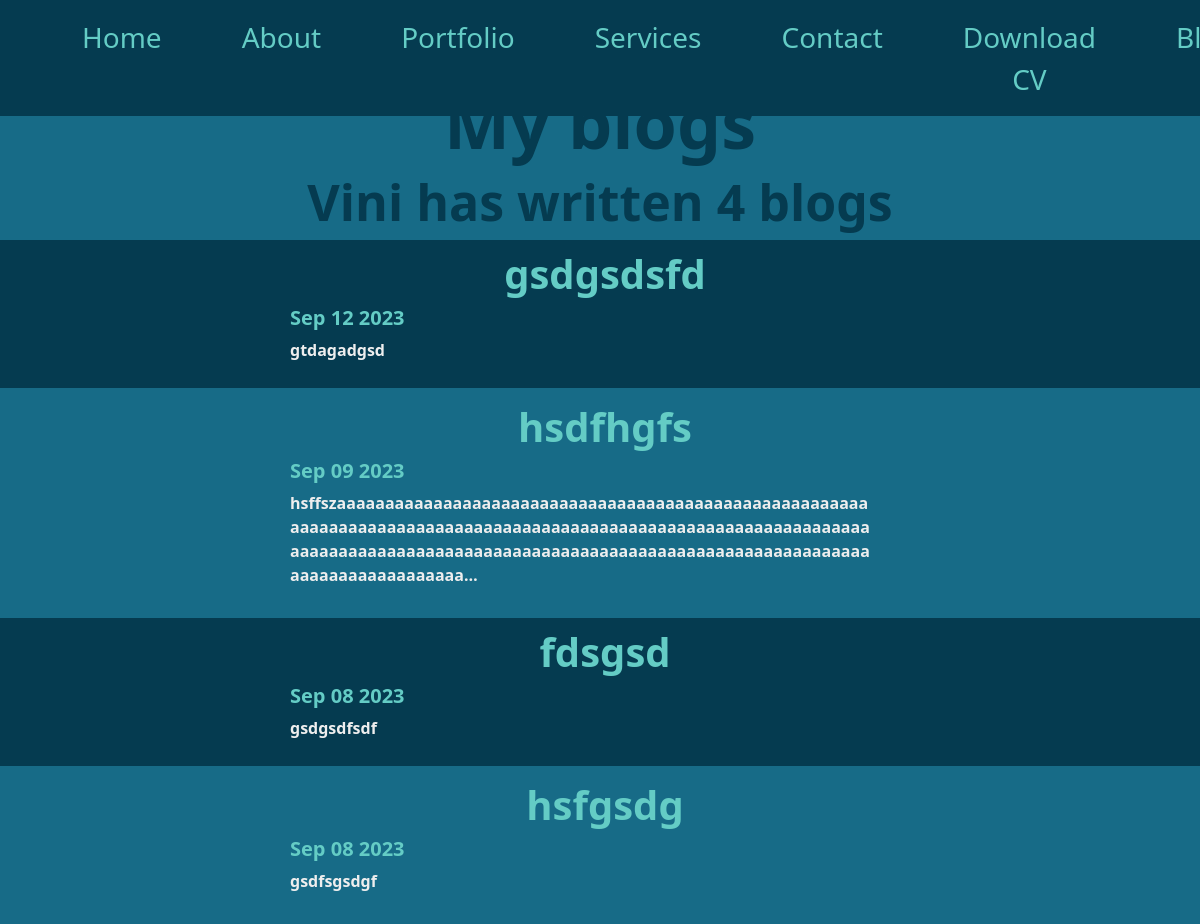
/blog/, run on an earlier commit of the app's database.
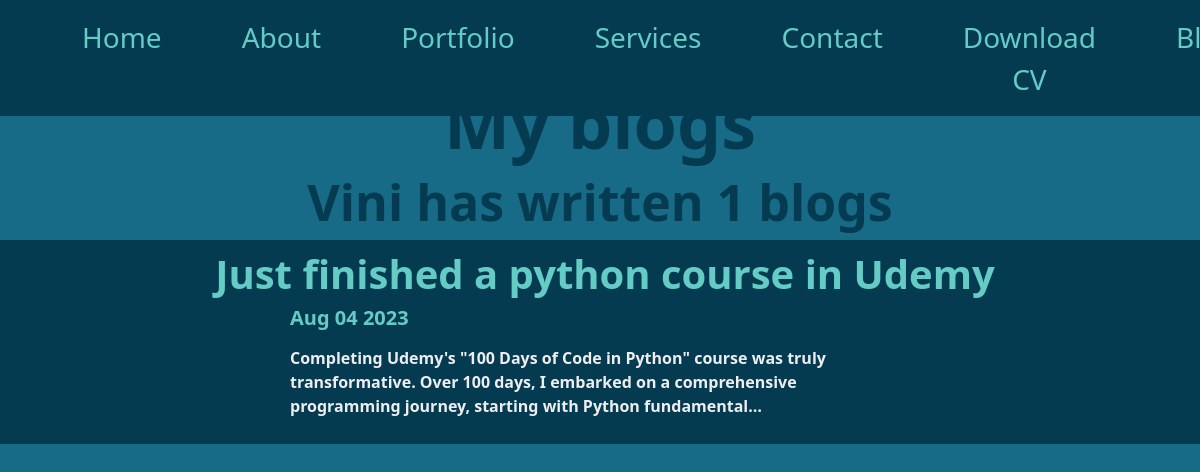
And on a later commit of the database.
### blog/models.py (models this page shows, shortened)
class Blog(models.Model):
    title = models.CharField(max_length=50)
    date = models.DateField(auto_created=True)
    description = models.TextField(max_length=3500)
    image = models.ImageField(upload_to='blog/images/', blank=True)

### blog/views.py (the view)
# urls.py: path('', views.all_blogs, name='home'),
def all_blogs(request):
    all_blogs = Blog.objects.order_by('-date')
    return render(request,'blog/all_blogs.html',{"all_blogs":all_blogs})

### blog/templates/blog/all_blogs.html (shortened to what this page needs)
<!DOCTYPE html>
<html lang="en">
<head>
    <link href="https://cdn.jsdelivr.net/npm/bootstrap@5.3.1/dist/css/bootstrap.min.css" rel="stylesheet">
    {% load static %}
    <link rel="stylesheet" href="{% static 'blog/css.css' %}">
</head>
<body>
    <header id="header">
        <div class="d-flex flex-column">
          <nav class="navbar navbar-expand-lg bg-body-tertiary">
            <div class="container">
              <div class="collapse navbar-collapse" id="navbarNavAltMarkup">
                <div class="navbar-nav">
                  <a class="nav-link active" aria-current="page" href="{% url 'home' %}#hero">Home</a>
                  <a class="nav-link active" aria-current="page"  href="{% url 'home' %}#about">About</a>
                  <a class="nav-link"  href="{% url 'home' %}#portfolio">Portfolio</a>
                  <a class="nav-link"  href="{% url 'home' %}#services">Services</a>
                  <a class="nav-link" href="{% url 'home' %}#contact">Contact</a>
                  {% load static %}
                  <a class="nav-link" href="{% static 'portfolio/cv_edvin_perfundi.pdf' %}" download="{% static 'portfolio/cv_edvin_perfundi.pdf' %}" >Download CV</a>
                  <a class="nav-link" href="">Blogs</a>
                </div>
              </div>
            </div>
          </nav>
        </div>
      </header>
    <div id="first">
    <h1 id="main">My blogs</h1>
    <h2>Vini has written {{ all_blogs.count }} blogs</h2>
    </div>
    {% for blog in all_blogs %}
    <div class="container-fluid">
    <a href="{% url 'blog:detail' blog.id %}"><h1 class="title">{{blog.title}}</h1></a>
    <div class="container">
    <h5>{{blog.date|date:'M d Y' }}</h5>
    <p>{{blog.description|safe|truncatechars:200 }}</p>
    </div>
    </div>
{% endfor %}
</body>
</html>

What changed in the data, as far as the page shows it:
removed Blog: title "gsdgsdsfd", date "Sep 12 2023", description "gtdagadgsd"
removed Blog: title "hsdfhgfs", date "Sep 09 2023", description "hsffszaaaaaaaaaaaaaaaaaaaaaaaaaaaaaaaaaaaaaaaaaaaaaaaaaaaaaaaaaaaaaaaaaaaaaaaaaaaaaaaaaaaaaaaaaaaaaaaaaaaaaaaaaaaaaaaaaaaaaaaaaaaaaaaaaaaaaaaaaaaaaaaaaaaaaaaaaaaaaaaaaaaaaaaaaaaaaaaaaaaaaaaaaaaaaaaaa…"
removed Blog: title "fdsgsd", date "Sep 08 2023", description "gsdgsdfsdf"
removed Blog: title "hsfgsdg", date "Sep 08 2023", description "gsdfsgsdgf"
added Blog: title "Just finished a python course in Udemy", date "Aug 04 2023", description "Completing Udemy's \" 100 Days of Code in Python \" course was truly transformative. Over 100 days, I embarked on a comprehensive programming journey, starting with Python fundamental…"
Also different on the page:
{{ all_blogs.count }}: "4" → "1"
